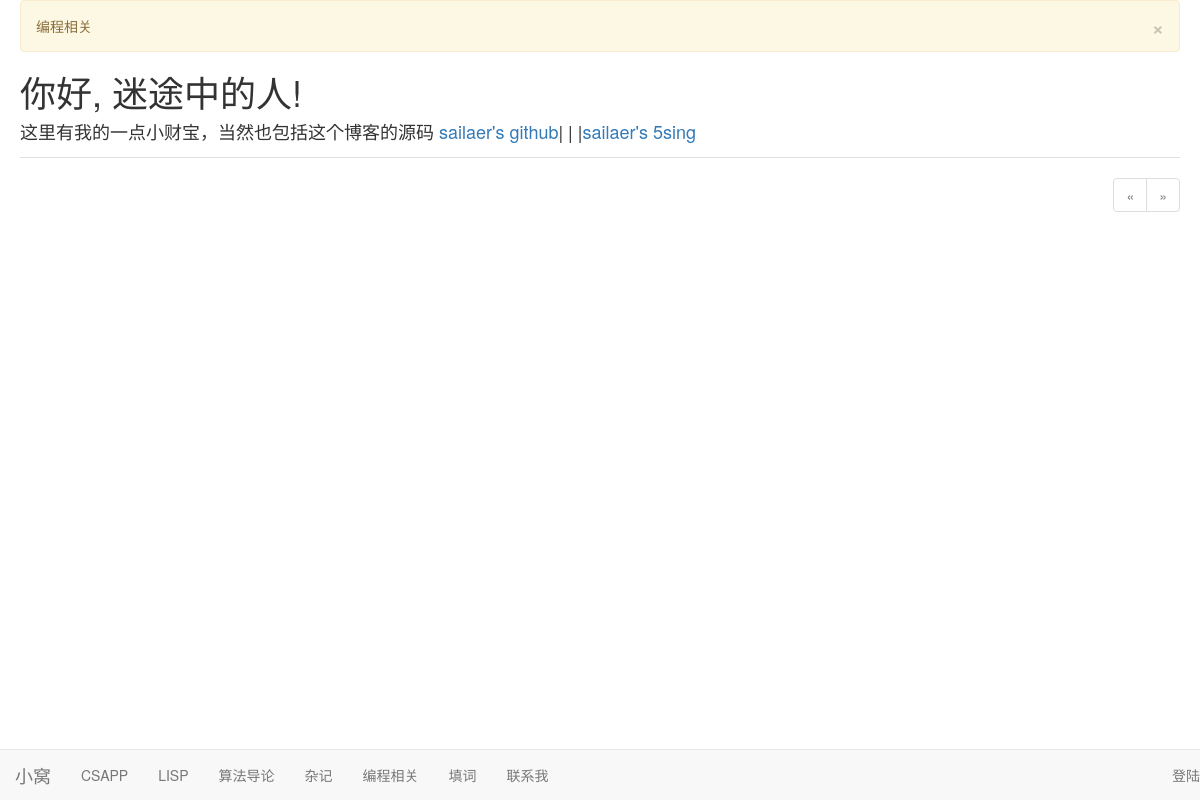
Page /kind/编程相关 on the earlier database version.
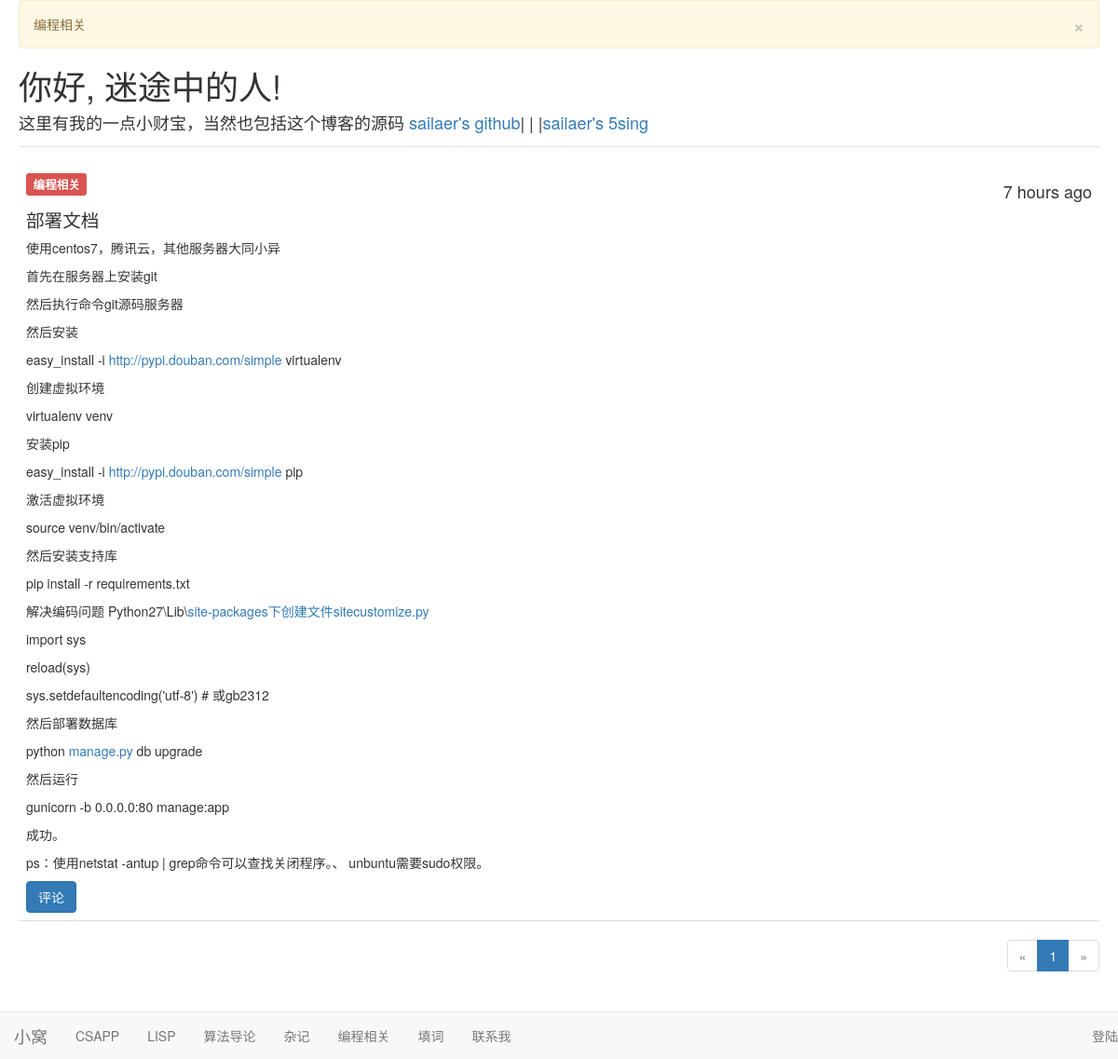
Same page on the later database version.
### app/models.py (models this page shows, shortened)
class Post(db.Model):
    __tablename__ = 'posts'
    id = db.Column(db.Integer, primary_key=True)
    kind = db.Column(db.Text)
    body = db.Column(db.Text)
    body_html = db.Column(db.Text)
    timestamp = db.Column(db.DateTime, index=True, default=datetime.utcnow)
    author_id = db.Column(db.Integer, db.ForeignKey('users.id'))
    comments = db.relationship('Comment', backref = 'post', lazy ='dynamic')

### app/main/views.py (the view)
@main.route('/kind/<kind>', methods=['GET', 'POST'])
def kind(kind):
    form = PostForm()
    flash(kind)
    if current_user.is_administrator and \
            form.validate_on_submit():
        post = Post(body=form.body.data,
                    author=current_user._get_current_object(),
                    kind = form.kind.data)
        db.session.add(post)
        return redirect(url_for('.index'))
    page = request.args.get('page', 1, type=int)
    pagination = Post.query.filter_by(kind = kind).order_by(Post.timestamp.desc()).paginate(
        page, per_page=current_app.config['FLASKY_POSTS_PER_PAGE'],
        error_out=False)
    posts = pagination.items
    return render_template('index.html', form=form, posts=posts,
                           pagination=pagination)

### app/auth/views.py (called while the page is built)
@auth.before_app_request
def before_request():
    if current_user.is_authenticated \
            and not current_user.confirmed \
            and request.endpoint[:5] != 'auth.' \
            and request.endpoint != 'static':
        return redirect(url_for('auth.unconfirmed'))

### app/models.py (called while the page is built)
    def is_administrator(self):
        return False

### app/templates/index.html (shortened to what this page needs)
{% extends "base.html" %}
{% import "bootstrap/wtf.html" as wtf %}
{% import "_macros.html" as macros %}
{% block page_content %}
    <div>
        <h1>你好, {% if current_user.is_authenticated %}{{ current_user.username }}{% else %}迷途中的人{% endif %}!</h1>
        <h4>这里有我的一点小财宝，当然也包括这个博客的源码 <a href="https://github.com/sailaer">sailaer's github</a>| | |<a href="http://5sing.kugou.com/sailaer/default.html">sailaer's 5sing </a></h4>
    </div>
    {% include '_posts.html' %}
    {% if pagination %}
        <div class="pagination">
            {{ macros.pagination_widget(pagination, '.index') }}
        </div>
    {% endif %}
{% endblock %}

### app/templates/_posts.html (shortened to what this page needs)
<ul class="posts">
    {% for post in posts %}
        <li class="post">
            <div class="post-content">
                <div class="post-date"><h4>{{ moment(post.timestamp).fromNow() }}</h4></div>
                <div class="post-body">
                 <h3><span class="label label-danger">{{ post.kind }}</span></h3>
                    {% if post.body_html %}
                        <p>{{ post.body_html| safe}}</p>
                    {% else %}
                        {{ post.body }}
                    {% endif %}
                </div>
                <a href="{{ url_for('.post', id = post.id) }}">
                    <button type="submit" class="btn btn-primary">评论</button>
                </a>
            </div>
        </li>
    {% endfor %}
</ul>

Differences in the rows shown:
added Post: timestamp "7 hours ago", kind "编程相关", body_html "部署文档 使用centos7，腾讯云，其他服务器大同小异 首先在服务器上安装git 然后执行命令git源码服务器 然后安装 easy_install -i http://pypi.douban.com/simple virtualenv 创建虚拟环境 virtualenv venv 安装pip easy_install -i http://pypi.douban.com/simple pip 激活虚拟环境 source venv/bin/activate 然后安装支持库 pip install -r requirements.txt 解决编码问题 Python27\\Lib\\ site-packages下创建文件sitecustomize.py import sys reload(sys) sys.setdefaultencoding('utf-8') # 或gb2312 然后部署数据库 python manage.py db upgrade 然后运行 gunicorn -b 0.0.0.0:80 manage:app 成功。 ps：使用netstat -antup | grep命令可以查找关闭程序。、 unbuntu需要sudo权限。"
Other differences:
new list line: "1"
